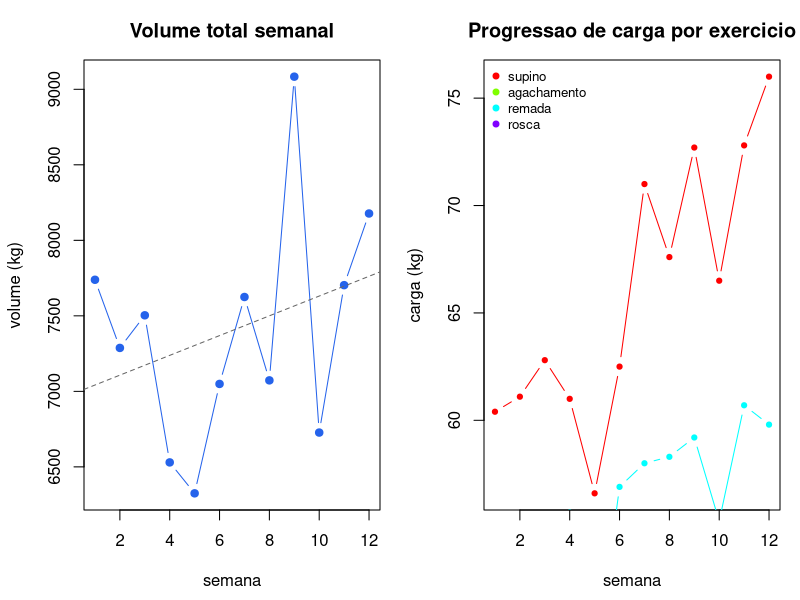

This chart was generated by the following R code:
# Diario de musculacao: volume, progressao de carga e recordes

dir.create("outputs", showWarnings = FALSE)
set.seed(600)

EXERCICIOS <- data.frame(
  exercicio = c("supino", "agachamento", "remada", "rosca"),
  grupo = c("peito", "pernas", "costas", "biceps"),
  carga_inicial = c(60, 90, 50, 20),
  progressao_semanal = c(1.4, 2.0, 1.1, 0.5),
  stringsAsFactors = FALSE
)

SEMANAS <- 12
SERIES <- 4
REPS <- 8


gerar_treinos <- function() {
  linhas <- list()
  for (i in seq_len(nrow(EXERCICIOS))) {
    cfg <- EXERCICIOS[i, ]
    for (semana in seq_len(SEMANAS)) {
      carga_base <- cfg$carga_inicial + cfg$progressao_semanal * (semana - 1)
      # semanas de deload a cada 5: carga cai para consolidar
      carga_efetiva <- ifelse(semana %% 5 == 0, carga_base * 0.9, carga_base)
      linhas[[length(linhas) + 1]] <- data.frame(
        semana = semana,
        exercicio = cfg$exercicio,
        grupo = cfg$grupo,
        series = SERIES,
        reps = sample(6:10, 1),
        carga = round(max(carga_efetiva * rnorm(1, 1, 0.03), cfg$carga_inicial * 0.8), 1)
      )
    }
  }
  do.call(rbind, linhas)
}

treinos <- gerar_treinos()
treinos$volume <- treinos$series * treinos$reps * treinos$carga

# --- volume semanal ----------------------------------------------------------
volume_semanal <- tapply(treinos$volume, treinos$semana, sum)
cat("=== VOLUME TOTAL POR SEMANA (kg levantados) ===\n")
print(round(volume_semanal))

tendencia_volume <- lm(volume ~ semana,
                       data = data.frame(volume = as.numeric(volume_semanal),
                                         semana = as.integer(names(volume_semanal))))
cat(sprintf("\nTendencia do volume: %+.0f kg por semana (R2 %.2f)\n",
            coef(tendencia_volume)[2], summary(tendencia_volume)$r.squared))

# --- volume por grupo --------------------------------------------------------
volume_grupo <- tapply(treinos$volume, treinos$grupo, sum)
cat("\n=== VOLUME POR GRUPO MUSCULAR ===\n")
print(sort(round(volume_grupo), decreasing = TRUE))

# --- progressao de carga e PRs ----------------------------------------------
cat("\n=== PROGRESSAO E RECORDES POR EXERCICIO ===\n")
for (nome in EXERCICIOS$exercicio) {
  serie_exercicio <- treinos[treinos$exercicio == nome, ]
  ajuste <- lm(carga ~ semana, data = serie_exercicio)
  inclinacao <- coef(ajuste)[2]
  pr_idx <- which.max(serie_exercicio$carga)

  rotulo_progressao <- ifelse(inclinacao > 0.3,
                              sprintf("+%.1f kg/semana", inclinacao),
                              "estagnado")

  cat(sprintf("- %-13s PR %.1f kg (semana %d) | tendencia %s\n",
              nome, serie_exercicio$carga[pr_idx],
              serie_exercicio$semana[pr_idx], rotulo_progressao))
}

# --- grafico -----------------------------------------------------------------
png("outputs/musculacao_progresso.png", width = 1100, height = 440, res = 110)
par(mfrow = c(1, 2), mar = c(4.5, 4.2, 3, 1))

plot(as.integer(names(volume_semanal)), as.numeric(volume_semanal),
     type = "b", pch = 19, col = "#2563eb",
     xlab = "semana", ylab = "volume (kg)",
     main = "Volume total semanal")
abline(tendencia_volume, lty = 2, col = "gray40")

cores_grupos <- rainbow(length(unique(treinos$grupo)))
for (i in seq_along(EXERCICIOS$exercicio)) {
  sub <- treinos[treinos$exercicio == EXERCICIOS$exercicio[i], ]
  if (i == 1) {
    plot(sub$semana, sub$carga, type = "b", pch = 19, cex = 0.7,
         col = cores_grupos[i], xlab = "semana", ylab = "carga (kg)",
         main = "Progressao de carga por exercicio")
  } else {
    points(sub$semana, sub$carga, type = "b", pch = 19, cex = 0.7,
           col = cores_grupos[i])
  }
}
legend("topleft", legend = EXERCICIOS$exercicio, col = cores_grupos,
       pch = 19, cex = 0.8, bty = "n")

dev.off()
cat("\nPainel salvo em outputs/musculacao_progresso.png\n")
